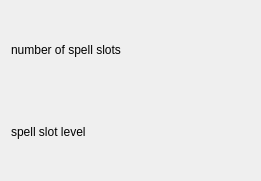
<?xml version="1.0" encoding="UTF-8"?>
<ui version="4.0">
 <class>Warlock</class>
 <widget class="QWidget" name="Warlock">
  <property name="geometry">
   <rect>
    <x>0</x>
    <y>0</y>
    <width>261</width>
    <height>181</height>
   </rect>
  </property>
  <property name="windowTitle">
   <string>Form</string>
  </property>
  <layout class="QGridLayout" name="gridLayout">
   <item row="1" column="0">
    <widget class="QLabel" name="label_spellSlotLevel">
     <property name="text">
      <string>spell slot level</string>
     </property>
    </widget>
   </item>
   <item row="0" column="0">
    <widget class="QLabel" name="label_spellSlots">
     <property name="text">
      <string>number of spell slots</string>
     </property>
    </widget>
   </item>
  </layout>
 </widget>
 <resources/>
 <connections/>
</ui>
